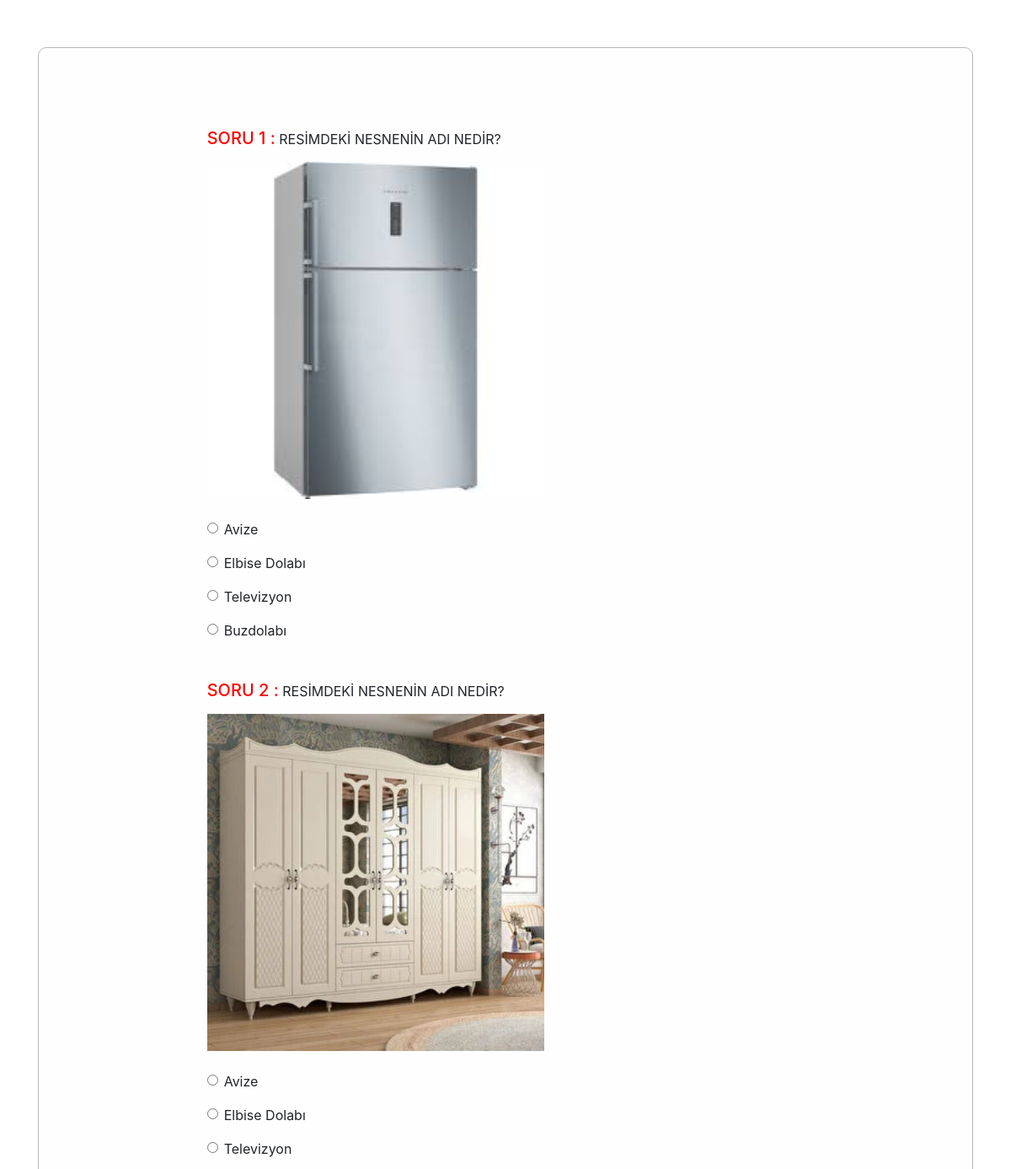
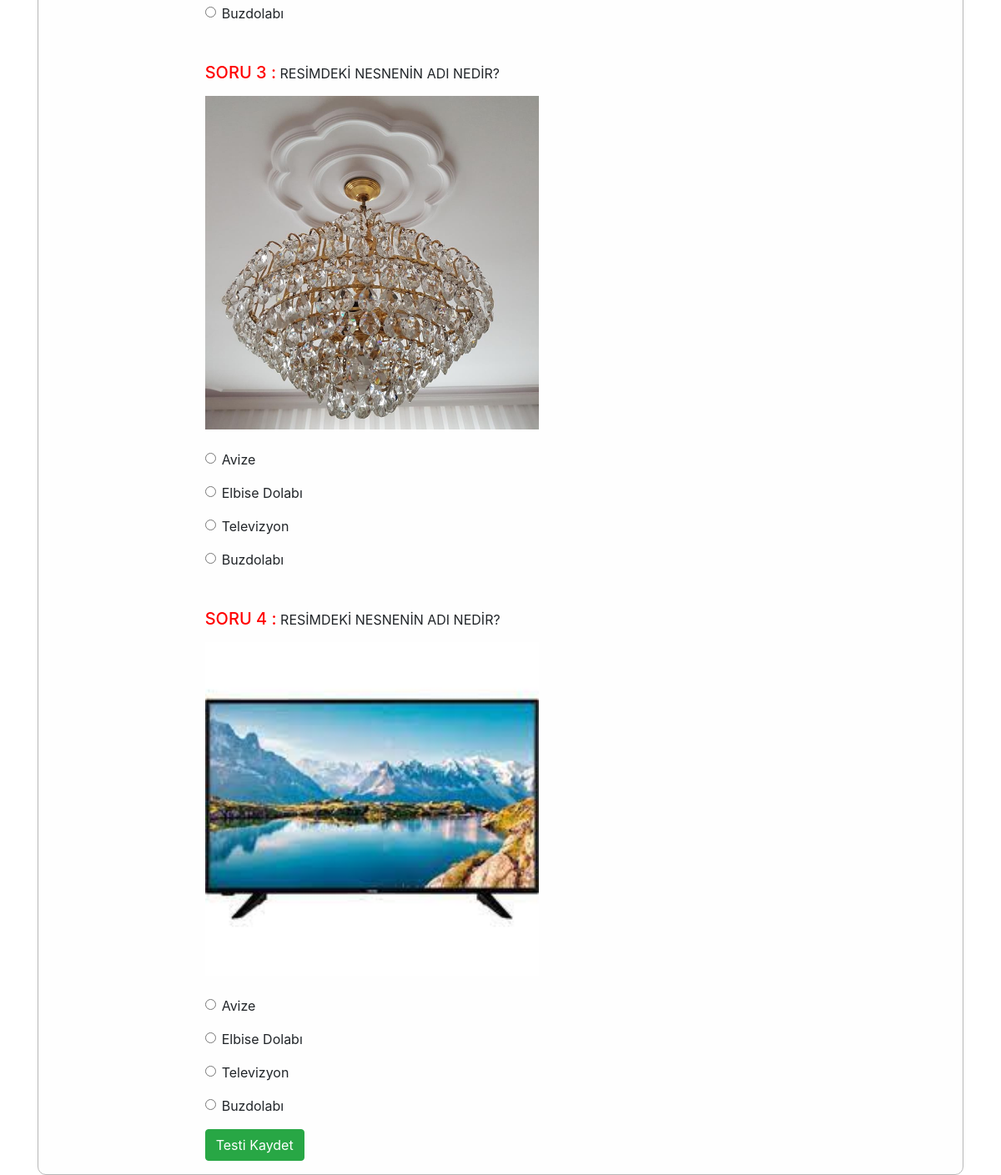
Screenshot of /genel_test.php?test_no=1 with the database file from the repository (2 pictures, top to bottom).
### tables this page shows
CREATE TABLE `genel_test_sorulari` (
  `id` int(11) NOT NULL,
  `genel_resim` text NOT NULL,
  `dogru` text NOT NULL,
  `test_adi` text NOT NULL
);

### genel_test.php (the view, shortened to what this page needs)
<!DOCTYPE html>
<html lang="en">
    <head>
        <link rel="stylesheet" href="https://cdn.jsdelivr.net/npm/bootstrap@4.5.3/dist/css/bootstrap.min.css" />
        <link rel="stylesheet" href="style.css" />
    </head>
    <body>
    <?php
             include "baglanti.php";
             $id = $_GET['id'];
             $test_no = $_GET['test_no'];
            ?>
        <div class="container">
            <div class="row mx-auto loga">
                <div class="col-md-8 mx-auto">
                    <form action="genel_kontrol.php?id=<?php echo $id;?>&test_no=<?php echo $test_no;?>" class="mt-5" method="post" enctype="multipart/form-data">
                        <?php
                        $rows = $conn->query("SELECT * FROM genel_test_sorulari WHERE test_adi=$test_no");
                        $soru_no = 1;
                        foreach ($rows as $row) { ?>
                        <label>
                            <h5 style="color: red;">
                                SORU
                                <?php echo $soru_no; ?>
                                :
                            </h5>
                        </label>
                        <label class="mt-5">
                            <?php echo "RESİMDEKİ NESNENİN ADI NEDİR?"; ?>
                        </label>
                        <br />
                        <label><img src="<?php echo $row["genel_resim"]; ?>" width=400px height=400px > </label>
                        <?php
                             $secenek = $conn->query("SELECT dogru FROM genel_test_sorulari WHERE test_adi=$test_no ORDER BY rand() LIMIT 4");
                             $dizi = [];
                             foreach ($secenek as $se) {
                                 $e = $se["dogru"];
                                 array_push($dizi, $e);
                             }
                             $elemansayi = count($dizi);
                             for ($i = 0; $i < $elemansayi; $i++) {
                        ?>
                        <div class="form-check mt-3">
                            <input class="form-check-input " type="radio" name="<?php echo $soru_no;?>" id="exampleRadios1" value="<?php echo $dizi["$i"]; ?>" />
                            <label class="form-check-label" for="exampleRadios1">
                                <?php echo $dizi["$i"];; ?>
                            </label>
                        </div>
                        <?php
                        }
                                  $soru_no++;}
                        ?>
                        <button type="submit" class="btn btn-success mb-3 mt-3">Testi Kaydet</button>
                    </form>
                </div>
            </div>
        </div>
    </body>
</html>

### style.css (style rules this page uses)
.loga { margin-top: 5%; min-height: 250px; background-color: #fefefe; border-radius: 10px; border: 1px solid #b7b7b7; }

### rows the page displays
genel_test_sorulari: genel_resim (picture), i "Avize", i "Elbise Dolabı", i "Televizyon", i "Buzdolabı"
genel_test_sorulari: genel_resim (picture), i "Avize", i "Elbise Dolabı", i "Televizyon", i "Buzdolabı"
genel_test_sorulari: genel_resim (picture), i "Avize", i "Elbise Dolabı", i "Televizyon", i "Buzdolabı"
genel_test_sorulari: genel_resim (picture), i "Avize", i "Elbise Dolabı", i "Televizyon", i "Buzdolabı"
